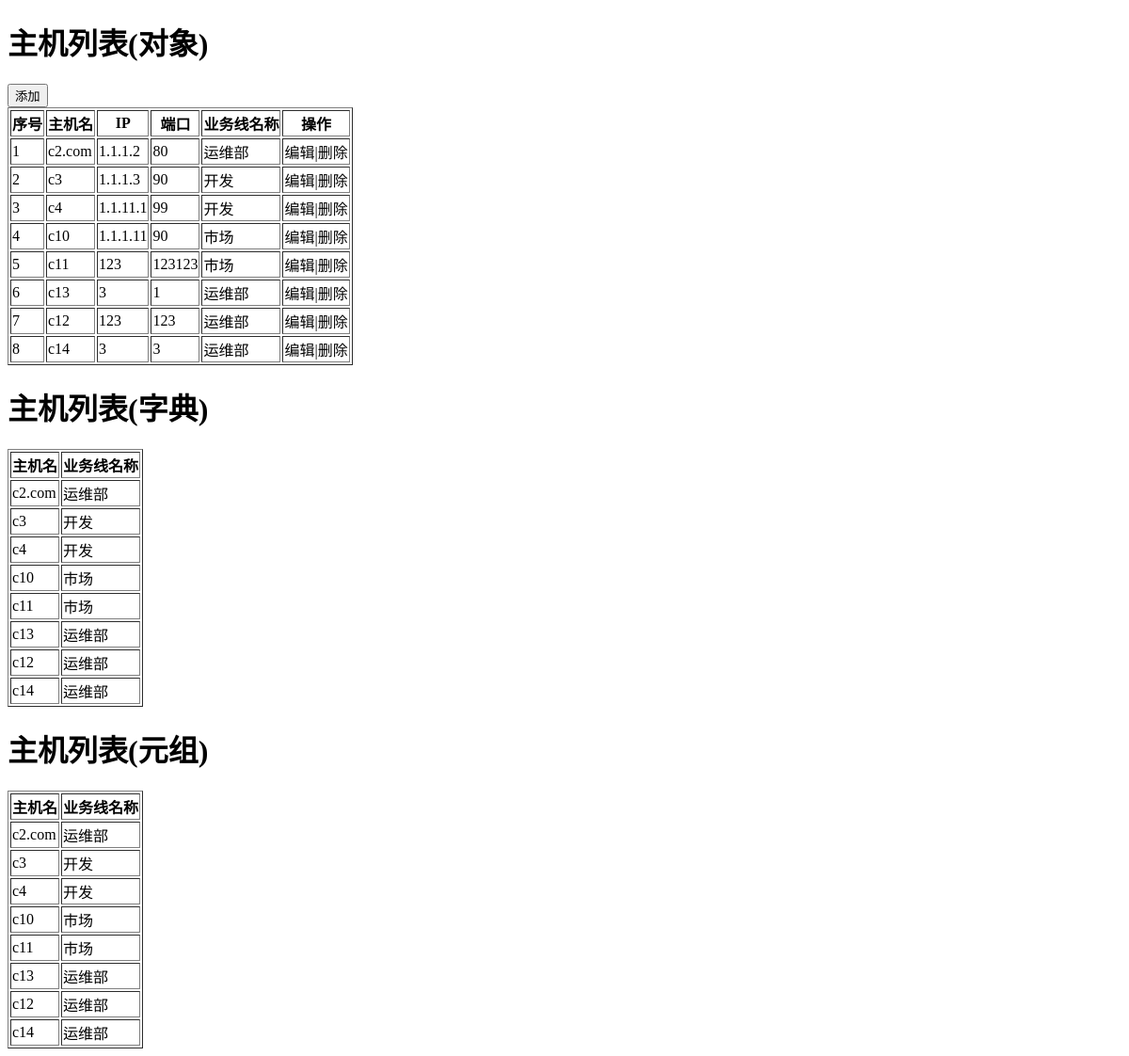
Screenshot of /host with the database file from the repository.
### app01/models.py (models this page shows)
class Host(models.Model):
    nid = models.AutoField(primary_key=True)
    hostname = models.CharField(max_length=32,db_index=True)
    ip = models.GenericIPAddressField(protocol="ipv4",db_index=True)
    port = models.IntegerField()
    b = models.ForeignKey(to="Business", to_field='id')

class Business(models.Model):
    caption = models.CharField(max_length=32)
    code = models.CharField(max_length=32,null=True,default="SA")

### app01/views.py (the view, shortened to what this page needs)
# urls.py: url(r'^host$', views.host),
def host(request):
    if request.method == "GET":
        v1 = models.Host.objects.filter(nid__gt=0)
        v2 = models.Host.objects.filter(nid__gt=0).values('nid','hostname','b_id','b__caption')
        v3 = models.Host.objects.filter(nid__gt=0).values_list('nid','hostname','b_id','b__caption')
        b_list = models.Business.objects.all()
        return render(request, 'host.html', {'v1': v1,'v2': v2,'v3': v3,'b_list':b_list})

### templates/host.html (shortened to what this page needs)
<!DOCTYPE html>
<html lang="en">
<head>
</head>
<body>
    <h1>主机列表(对象)</h1>
    <div>
        <input id="add_host" type="button" value="添加" />
    </div>
    <table border="1">
        <thead>
            <tr>
                <th>序号</th>
                <th>主机名</th>
                <th>IP</th>
                <th>端口</th>
                <th>业务线名称</th>
                <th>操作</th>
            </tr>
        </thead>
        <tbody>
                {% for row in v1 %}
                    <tr hid="{{ row.nid }}" bid="{{ row.b_id }}">
                        <td>{{ forloop.counter }}</td>
                        <td>{{ row.hostname }}</td>
                        <td>{{ row.ip }}</td>
                        <td>{{ row.port }}</td>
                        <td>{{ row.b.caption }}</td>
                        <td>
                            <a class="edit">编辑</a>|<a class="delete">删除</a>
                        </td>
                    </tr>
                {% endfor %}
        </tbody>
    </table>
    <h1>主机列表(字典)</h1>
    <table border="1">
        <thead>
            <tr>
                <th>主机名</th>
                <th>业务线名称</th>
            </tr>
        </thead>
        <tbody>
            {% for row in v2 %}
                <tr hid="{{ row.nid }}" bid="{{ row.b_id }}">
                    <td>{{ row.hostname }}</td>
                    <td>{{ row.b__caption }}</td>
                </tr>
            {% endfor %}
        </tbody>
    </table>
    <h1>主机列表(元组)</h1>
    <table border="1">
        <thead>
            <tr>
                <th>主机名</th>
                <th>业务线名称</th>
            </tr>
        </thead>
        <tbody>
            {% for row in v3 %}
                <tr hid="{{ row.0 }}" bid="{{ row.2 }}">
                    <td>{{ row.1 }}</td>
                    <td>{{ row.3 }}</td>
                </tr>
            {% endfor %}
        </tbody>
    </table>
</body>
</html>

### rows the page displays
Host: hostname "c2.com", ip "1.1.1.2", port "80", b.caption "运维部", b__caption "运维部", row "运维部"
Host: hostname "c3", ip "1.1.1.3", port "90", b.caption "开发", b__caption "开发", row "开发"
Host: hostname "c4", ip "1.1.11.1", port "99", b.caption "开发", b__caption "开发", row "开发"
Host: hostname "c10", ip "1.1.1.11", port "90", b.caption "市场", b__caption "市场", row "市场"
Host: hostname "c11", ip "123", port "123123", b.caption "市场", b__caption "市场", row "市场"
Host: hostname "c13", ip "3", port "1", b.caption "运维部", b__caption "运维部", row "运维部"
Host: hostname "c12", ip "123", port "123", b.caption "运维部", b__caption "运维部", row "运维部"
Host: hostname "c14", ip "3", port "3", b.caption "运维部", b__caption "运维部", row "运维部"
